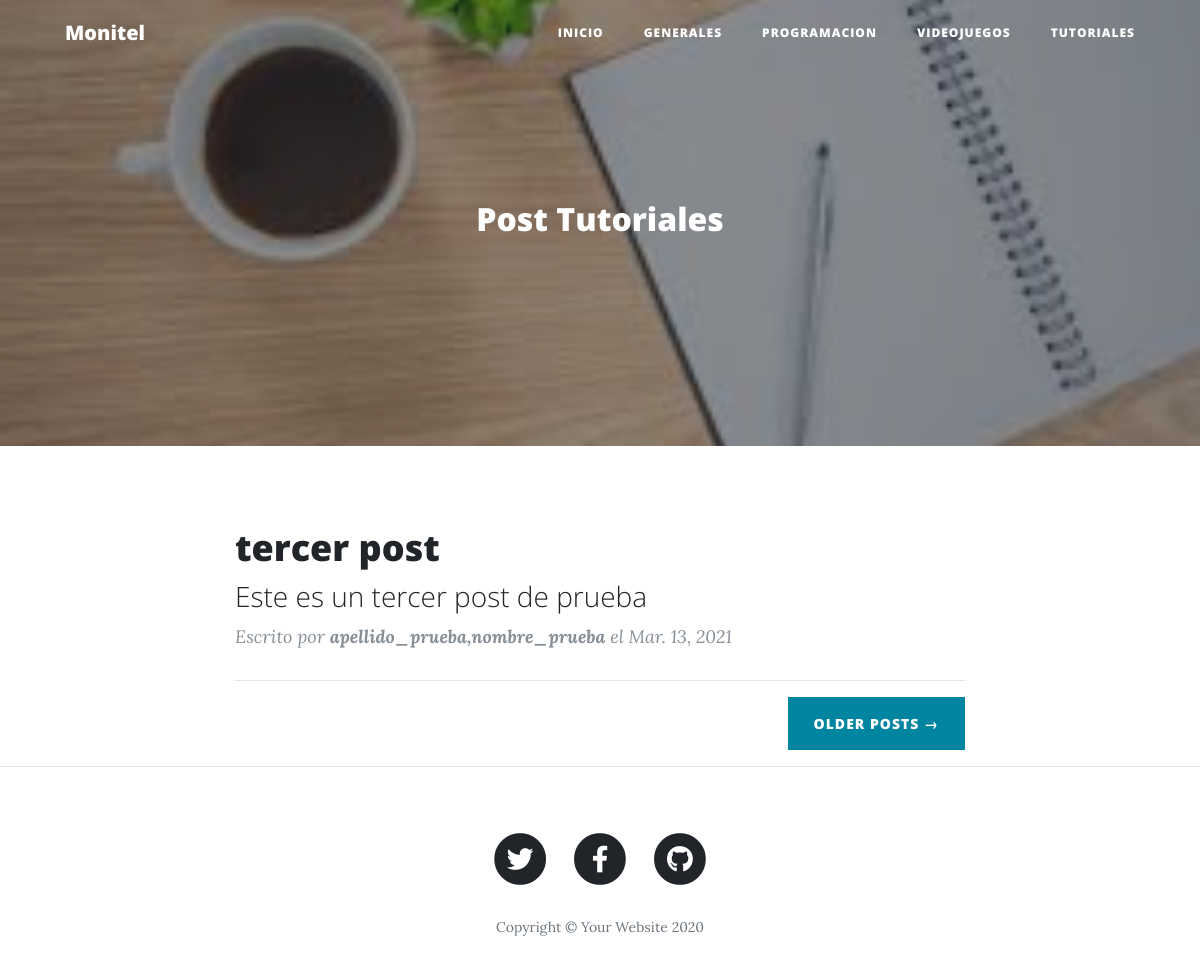
The app's page /tutoriales/ with its own data.
### blog/models.py (models this page shows, shortened)
class post(models.Model):
    id = models.AutoField(primary_key=True)
    titulo = models.CharField('Titulo',max_length=90,blank=False,null=False)
    slug = models.CharField('Slug',max_length=100,blank=False,null=False)
    descripcion = models.CharField('Descripcion',max_length=110,blank=False,null=False)
    contenido = RichTextField('Contenido')
    imagen = models.URLField(max_length=255,blank=False,null=False)
    autor = models.ForeignKey(autor, on_delete=models.CASCADE)
    categoria = models.ForeignKey(categoria,on_delete=models.CASCADE)
    estado = models.BooleanField('Publicado/No publicado',default=True)
    fecha_creacion = models.DateField('Fecha de creacion',auto_now=False,auto_now_add=True)
    class Meta:
        verbose_name = 'post'
        verbose_name_plural = 'posts'

class autor(models.Model):
    id = models.AutoField(primary_key=True)
    nombres = models.CharField('Nombres de autor',max_length=255,null=False,blank=False)
    apellidos = models.CharField('Apellidos de autor',max_length=255,null=False,blank=False)
    facebook = models.URLField('Facebook',null=True,blank=True)
    twitter = models.URLField('Twitter',null=True,blank=True)
    instagram = models.URLField('Instagram',null=True,blank=True)
    web = models.URLField('Web',null=True,blank=True)
    correo = models.EmailField('Correo Electronico',null=False,blank=False)
    estado = models.BooleanField('Autor Activo/No Activo',default=True)
    fecha_creacion = models.DateField('Fecha de Creacion',auto_now=False,auto_now_add=True)
    class Meta:
        verbose_name = 'autor'
        verbose_name_plural = 'autores'
    def __str__(self):
        return "{0},{1}".format(self.apellidos, self.nombres)

### blog/views.py (the view)
# urls.py: path('tutoriales/',views.tutoriales,name ='tutoriales'),
def tutoriales(request):
    Categoria = categoria.objects.get(nombre='Tutoriales')
    Post = post.objects.filter(
        estado=True, categoria=Categoria
    )
    return render(request,'blog/tutoriales.html',context={'post':Post})

### blog/templates/blog/tutoriales.html (shortened to what this page needs)
{% extends 'blog/index.html'%}
{% load staticfiles %}
{% block imagen %}
    {% static 'img/tutoriales.jpg'%}
{%endblock imagen%}
{% block titulo_principal%}
    Post Tutoriales
{% endblock titulo_principal%}

### blog/templates/blog/index.html (shortened to what this page needs)
{% load staticfiles %}
<!DOCTYPE html>
<html lang="en">
<head>
  <link href="{% static 'vendor/bootstrap/css/bootstrap.min.css' %}" rel="stylesheet">
  <link href="{% static 'vendor/fontawesome-free/css/all.min.css'%}" rel="stylesheet" type="text/css">
  <link href="{% static 'css/clean-blog.min.css'%}" rel="stylesheet">
</head>
<body>
  <nav class="navbar navbar-expand-lg navbar-light fixed-top" id="mainNav">
    <div class="container">
      <a class="navbar-brand" href="{% url 'index' %}">Monitel</a>
      <div class="collapse navbar-collapse" id="navbarResponsive">
        <ul class="navbar-nav ml-auto">
          <li class="nav-item">
            <a class="nav-link" href="{% url 'index'%}">Inicio</a>
          </li>
          <li class="nav-item">
            <a class="nav-link" href="{% url 'generales' %}">Generales</a>
          </li>
          <li class="nav-item">
            <a class="nav-link" href="{% url 'programacion' %}">Programacion</a>
          </li>
          <li class="nav-item">
            <a class="nav-link" href="{% url 'videojuegos' %}">Videojuegos</a>
          </li>
          <li class="nav-item">
            <a class="nav-link" href="{% url 'tutoriales' %}">Tutoriales</a>
          </li>
        </ul>
      </div>
    </div>
  </nav>
  <header class="masthead" style="background-image: url({% block imagen %}{% static 'img/home-bg.jpg'%}{% endblock imagen %})">
    <div class="overlay"></div>
    <div class="container">
      <div class="row">
        <div class="col-lg-8 col-md-10 mx-auto">
          <div class="site-heading">
            <h2>{% block titulo_principal %}Blog Developer{% endblock titulo_principal %}</h2>
          </div>
        </div>
      </div>
    </div>
  </header>
  <div class="container">
    <div class="row">
      <div class="col-lg-8 col-md-10 mx-auto">
        {% if post %}
        {% for posts in post%}
          <div class="post-preview">
            <a href="post.html">
              <h2 class="post-title">
                {{posts.titulo}}
              </h2>
              <h3 class="post-subtitle">
                {{posts.descripcion}}
              </h3>
            </a>
            <p class="post-meta">Escrito por
              <strong>{{posts.autor}}</strong> el
              {{posts.fecha_creacion}}</p>
          </div>
          <hr>
        {% endfor %}
        {% else %}
          <h1>No existe nigun post</h1>
        {% endif %}
        <div class="clearfix">
          <a class="btn btn-primary float-right" href="#">Older Posts &rarr;</a>
        </div>
      </div>
    </div>
  </div>
  <hr>
  <footer>
    <div class="container">
      <div class="row">
        <div class="col-lg-8 col-md-10 mx-auto">
          <ul class="list-inline text-center">
            <li class="list-inline-item">
              <a href="#">
                <span class="fa-stack fa-lg">
                  <i class="fas fa-circle fa-stack-2x"></i>
                  <i class="fab fa-twitter fa-stack-1x fa-inverse"></i>
                </span>
              </a>
            </li>
            <li class="list-inline-item">
              <a href="#">
                <span class="fa-stack fa-lg">
                  <i class="fas fa-circle fa-stack-2x"></i>
                  <i class="fab fa-facebook-f fa-stack-1x fa-inverse"></i>
                </span>
              </a>
            </li>
            <li class="list-inline-item">
              <a href="#">
                <span class="fa-stack fa-lg">
                  <i class="fas fa-circle fa-stack-2x"></i>
                  <i class="fab fa-github fa-stack-1x fa-inverse"></i>
                </span>
              </a>
            </li>
          </ul>
          <p class="copyright text-muted">Copyright &copy; Your Website 2020</p>
        </div>
      </div>
    </div>
  </footer>
</body>
</html>

### records on screen
post: titulo "tercer post", descripcion "Este es un tercer post de prueba", autor "apellido_prueba,nombre_prueba", fecha_creacion "Mar. 13, 2021"
